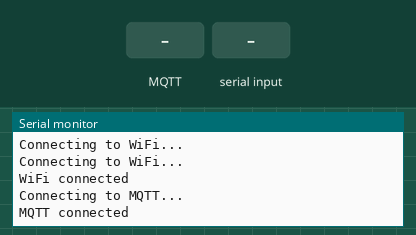
Recording of a sketch running on a simulated ESP8266 (NodeMCU). Parts: the last lines printed to the serial monitor. Inputs (shaded band) come from the test bench. WiFi joins after 1.5 s; servers stay silent unless stated; no MQTT or app messages arrive unless stated.

Above: at 7.7 s.
7.8 s: MQTT message "publish:" arrives on the first subscribed topic
At 9.0 s:
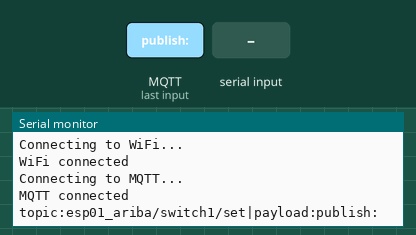
9.3 s: "subscribe:\n" received over Serial
At 10.2 s:
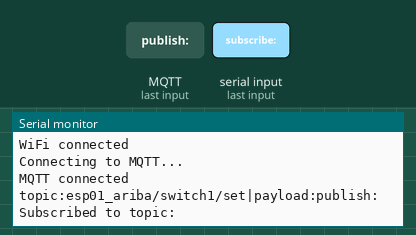
10.8 s: MQTT message "subscribe:" arrives on the first subscribed topic
At 11.3 s:
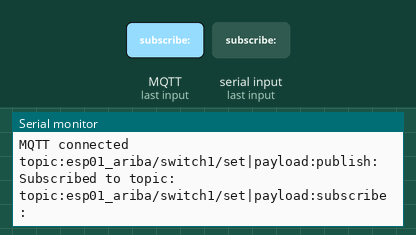
12.3 s: "unsubscribe:\n" received over Serial
At 13.5 s:
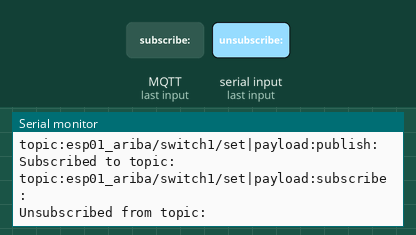
13.8 s: MQTT message "unsubscribe:" arrives on the first subscribed topic
At 14.8 s:
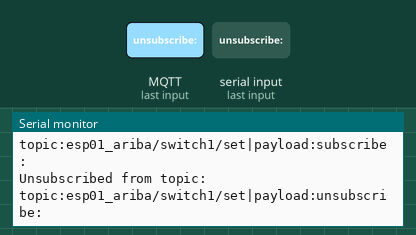
15.3 s: MQTT message "1" arrives on the first subscribed topic
At 16.0 s:
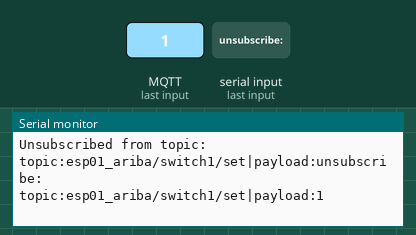

Measured:
- after the input at 7.8 s, the serial monitor: prints a new line at once (image 1)
- after the input at 9.3 s, the serial monitor: prints a new line at once (image 2)
- after the input at 10.8 s, the serial monitor: prints a new line at once (image 3)
- after the input at 12.3 s, the serial monitor: prints a new line at once (image 4)
- after the input at 13.8 s, the serial monitor: prints a new line at once (image 5)
- after the input at 15.3 s, the serial monitor: prints a new line at once (image 6)

The sketch:

esp01-ariba.ino
```cpp
#include <ArduinoJson.h>
#include <ESP8266WiFi.h>
#include <PubSubClient.h>
#include <WiFiClientSecure.h>

#define readyPin 2
// #define WDT_TIMEOUT 20000

// WiFi credentials
const char *ssid = "";    // !! Enter WiFi name here !!
const char *password = ""; // !! Enter WiFi password here !!

// MQTT Broker settings
const char *mqtt_server = "emqx.home.mwaleedh.com.pk";
const int mqtt_port = 8883;
const char *mqtt_user = ""; // !! Provided server username here !!
const char *mqtt_password = ""; //!! Provided server password here !!
const char *mqtt_client_id = "esp01_ariba";

// function prototypes here
void deviceDiscoveryHA_LightSensor();
void deviceDiscoveryHA_Switch1();
void deviceDiscoveryHA_Switch2();
void deviceDiscoveryHA_Switch3();
void deviceDiscoveryHA_Switch4();
void deviceDiscoveryHA_Switch5();
void deviceDiscoveryHA_Switch6();
void deviceDiscoveryHA_Switch7();
void deviceDiscoveryHA_Switch8();
void deviceDiscoveryHA_Siren();

void reconnect();
void nonBlockingDelay(unsigned long interval);

// pre defined objects here

WiFiClientSecure espClient;
PubSubClient client(espClient);

void callback(char *topic, byte *payload, unsigned int length) {
  Serial.flush();
  Serial.print("topic:");
  Serial.print(topic);
  // String recv_payload = String((char *)payload);
  Serial.print("|payload:");
  char *recv_payload = (char *)malloc(length);
  for (int i = 0; i < length; i++) {
    recv_payload[i] = (char)payload[i];
    Serial.print((char)payload[i]);
  }
  Serial.print("\n");
  // strcat(recv_payload,"@");
  // Serial.print(recv_payload);
  // Serial.print("\n")
  // Serial.println(length);

  // Parse JSON payload
  // JsonDocument doc;
  // DeserializationError error = deserializeJson(doc, payload, length);
  // if (error) {
  //   String recv_payload = String((char *)payload);
  //   Serial.print("|payload:");
  //   Serial.println(recv_payload);
  // }
  // digitalWrite(LED, LOW);

  // Extract values from JSON and update variables
  // switchState = doc["switch"];
  // temperature = doc["temperature"];

  // Serial.print("Switch state: ");
  // Serial.println(switchState);
  // Serial.print("Temperature: ");
  // Serial.println(temperature);
  delay(1000);
}

unsigned long previousMillis = 0;

void setup() {
  Serial.begin(115200);
  Serial.println("Turning On...");
  delay(5000);

  WiFi.begin(ssid, password);
  Serial.println("Wifi Function called");
  while (WiFi.status() != WL_CONNECTED) {
    nonBlockingDelay(50000);
    Serial.println("Connecting to WiFi...");
    // delay(5000);
  }
  Serial.println("WiFi connected");

  // if (root_ca != NULL) {
  //   espClient.setCACert(root_ca);
  // } else {
  espClient.setInsecure();
  //}
  client.setServer(mqtt_server, mqtt_port);
  client.setCallback(callback);
  client.setBufferSize(512); // increasing buffer size

  while (!client.connected()) {
    Serial.println("Connecting to MQTT...");
    if (client.connect(mqtt_client_id, mqtt_user, mqtt_password)) {
      Serial.println("MQTT connected");
      deviceDiscoveryHA_LightSensor(); // home assistant config sent here
      deviceDiscoveryHA_Switch1();
      deviceDiscoveryHA_Switch2();
      deviceDiscoveryHA_Switch3();
      deviceDiscoveryHA_Switch4();
      deviceDiscoveryHA_Switch5();
      deviceDiscoveryHA_Switch6();
      deviceDiscoveryHA_Switch7();
      deviceDiscoveryHA_Switch8();
      deviceDiscoveryHA_Siren();

      digitalWrite(
          readyPin,
          HIGH); // GPIO2 goes high when server connection is established

    } else {
      digitalWrite(readyPin, LOW); // GPIO2 goes low when server is disconnected
      Serial.print("Failed, rc=");
      Serial.print(client.state());
      Serial.println(" Retry in 5 seconds");
      delay(5000);
    }
  }
}

void loop() {
  // ESP.wdtFeed();
  if (!client.connected()) {
    reconnect();
  }
  client.loop();

  //  Read data from serial
  if (Serial.available() > 0) {
    String input = Serial.readStringUntil('\n');
    if (input.startsWith("publish:")) {
      int separatorIndex = input.indexOf('|');
      if (separatorIndex != -1) {
        String topic = input.substring(8, separatorIndex);
        String payload = input.substring(separatorIndex + 1);
        JsonDocument doc;
        DeserializationError error = deserializeJson(doc, payload);
        if (!error) { // error checking json format
          client.publish(topic.c_str(), payload.c_str());

          // uncomment this for debugging

          // Serial.println("Published message:");
          // Serial.println(payload);
        }
      }
    } else if (input.startsWith("subscribe:")) {
      String topic = input.substring(10);
      client.subscribe(topic.c_str());
      Serial.print("Subscribed to topic: ");
      Serial.println(topic);
    } else if (input.startsWith("unsubscribe:")) {
      String topic = input.substring(12);
      client.unsubscribe(topic.c_str());
      Serial.print("Unsubscribed from topic: ");
      Serial.println(topic);
    }
  }
}

void reconnect() {
  while (!client.connected()) {
    Serial.println("Connecting to MQTT...");
    if (client.connect(mqtt_client_id, mqtt_user, mqtt_password)) {
      Serial.println("MQTT connected");
      digitalWrite(
          readyPin,
          HIGH); // GPIO2 goes high when server connection is established
    } else {
      digitalWrite(readyPin, LOW); // GPIO2 goes low when server is disconnected
      Serial.print("Failed, rc=");
      Serial.print(client.state());
      Serial.println(" Retry in 5 seconds");
      delay(5000);
    }
  }
}

void nonBlockingDelay(unsigned long interval) {
  static unsigned long previousMillis = 0;
  unsigned long currentMillis = millis();

  if (currentMillis - previousMillis >= interval) {
    previousMillis = currentMillis;
    // Perform action here...
  }
}

void deviceDiscoveryHA_LightSensor() {
  char topic[128];
  char buffer[512];
  char uid[128];
  JsonDocument doc;
  // Creating topic for light sensor
  doc.clear();
  // creating topic here
  strcpy(topic, "homeassistant/sensor/");
  strcat(topic, mqtt_client_id);
  strcat(topic, "_LS/config");

  // creating payload for Light Sensor
  strcpy(uid, mqtt_client_id);
  strcat(uid, "_LS");
  doc["name"] = "Light Sensor";
  doc["obj_id"] = "mqtt_light_sensor";
  doc["dev_cla"] = "illuminance";
  doc["uniq_id"] = uid;
  doc["stat_t"] = "esp01_ariba/sensors/lightlevel";
  doc["unit_of_meas"] = "lx";
  doc["value_template"] = "{{value_json.lux}}";
  doc["not_payload_available"] = "not_available";

  JsonObject device = doc.createNestedObject("device");
  device["ids"] = mqtt_client_id;
  device["name"] = "Control Device";
  device["mf"] = "Ariba";
  device["mdl"] = "ESP01";
  device["sw"] = "1.0";
  device["hw"] = "1.0";
  serializeJson(doc, buffer);
  // Publish discovery topic and payload (with retained flag)
  client.publish(topic, buffer, true);
}
void deviceDiscoveryHA_Switch1() {
  char topic[128];
  char buffer[512];
  char uid[128];
  String subTopic;
  JsonDocument doc;

  // SWITCH 1 HERE
  doc.clear();
  // creating topic here
  strcpy(topic, "homeassistant/switch/");
  strcat(topic, mqtt_client_id);
  strcat(topic, "_sw1/config"); // TODO: change this for further switches

  // creating payload for switch1
  strcpy(uid, mqtt_client_id);
  strcat(uid, "_SW1");          // TODO: change this for further switches
  doc["name"] = "switch1";      // TODO: change this for further switches
  doc["obj_id"] = "switch_one"; // TODO: change this for further switches
  doc["uniq_id"] = uid;
  doc["state_topic"] =
      "esp01_ariba/switch1"; // TODO: change this for further switches
  doc["command_topic"] =
      "esp01_ariba/switch1/set"; // TODO: change this for further switches
  subTopic =
      "esp01_ariba/switch1/set"; // TODO: change this for further switches

  doc["value_template"] = "{{value_json.state}}";
  doc["state_template"] = "{{value_json.state}}";
  doc["payload_on"] = "on";
  doc["payload_off"] = "off";
  doc["state_on"] = "on";
  doc["state_off"] = "off";
  doc["optimistic"] = "false";

  JsonObject device = doc.createNestedObject("device");
  device["ids"] = mqtt_client_id;
  device["name"] = "Control Device";
  serializeJson(doc, buffer);
  // Publish discovery topic and payload (with retained flag)
  client.publish(topic, buffer, true);
  client.subscribe(subTopic.c_str());
}
void deviceDiscoveryHA_Switch2() {
  char topic[128];
  char buffer[512];
  char uid[128];
  String subTopic;
  JsonDocument doc;

  // SWITCH 2 HERE
  doc.clear();
  // creating topic here
  strcpy(topic, "homeassistant/switch/");
  strcat(topic, mqtt_client_id);
  strcat(topic, "_sw2/config"); // TODO: change this for further switches

  // creating payload for switch1
  strcpy(uid, mqtt_client_id);
  strcat(uid, "_SW2");          // TODO: change this for further switches
  doc["name"] = "switch2";      // TODO: change this for further switches
  doc["obj_id"] = "switch_two"; // TODO: change this for further switches
  doc["uniq_id"] = uid;
  doc["state_topic"] =
      "esp01_ariba/switch2"; // TODO: change this for further switches
  doc["command_topic"] =
      "esp01_ariba/switch2/set"; // TODO: change this for further switches
  subTopic =
      "esp01_ariba/switch2/set"; // TODO: change this for further switches

  doc["value_template"] = "{{value_json.state}}";
  doc["state_template"] = "{{value_json.state}}";
  doc["payload_on"] = "on";
  doc["payload_off"] = "off";
  doc["state_on"] = "on";
  doc["state_off"] = "off";
  doc["optimistic"] = "false";

  JsonObject device = doc.createNestedObject("device");
  device["ids"] = mqtt_client_id;
  device["name"] = "Control Device";
  serializeJson(doc, buffer);
  // Publish discovery topic and payload (with retained flag)
  client.publish(topic, buffer, true);
  client.subscribe(subTopic.c_str());
}

void deviceDiscoveryHA_Switch3() {
  char topic[128];
  char buffer[512];
  char uid[128];
  String subTopic;
  JsonDocument doc;

  doc.clear();
  // creating topic here
  strcpy(topic, "homeassistant/switch/");
  strcat(topic, mqtt_client_id);
  strcat(topic, "_sw3/config"); // TODO: change this for further switches

  // creating payload for switch1
  strcpy(uid, mqtt_client_id);
  strcat(uid, "_SW3");            // TODO: change this for further switches
  doc["name"] = "switch3";        // TODO: change this for further switches
  doc["obj_id"] = "switch_three"; // TODO: change this for further switches
  doc["uniq_id"] = uid;
  doc["state_topic"] =
      "esp01_ariba/switch3"; // TODO: change this for further switches
  doc["command_topic"] =
      "esp01_ariba/switch3/set"; // TODO: change this for further switches
  subTopic =
      "esp01_ariba/switch3/set"; // TODO: change this for further switches

  doc["value_template"] = "{{value_json.state}}";
  doc["state_template"] = "{{value_json.state}}";
  doc["payload_on"] = "on";
  doc["payload_off"] = "off";
  doc["state_on"] = "on";
  doc["state_off"] = "off";
  doc["optimistic"] = "false";

  JsonObject device = doc.createNestedObject("device");
  device["ids"] = mqtt_client_id;
  device["name"] = "Control Device";
  serializeJson(doc, buffer);
  // Publish discovery topic and payload (with retained flag)
  client.publish(topic, buffer, true);
  client.subscribe(subTopic.c_str());
}

void deviceDiscoveryHA_Switch4() {
  char topic[128];
  char buffer[512];
  char uid[128];
  String subTopic;
  JsonDocument doc;
  doc.clear();
  // creating topic here
  strcpy(topic, "homeassistant/switch/");
  strcat(topic, mqtt_client_id);
  strcat(topic, "_sw4/config"); // TODO: change this for further switches

  // creating payload for switch1
  strcpy(uid, mqtt_client_id);
  strcat(uid, "_SW4");           // TODO: change this for further switches
  doc["name"] = "switch4";       // TODO: change this for further switches
  doc["obj_id"] = "switch_four"; // TODO: change this for further switches
  doc["uniq_id"] = uid;
  doc["state_topic"] =
      "esp01_ariba/switch4"; // TODO: change this for further switches
  doc["command_topic"] =
      "esp01_ariba/switch4/set"; // TODO: change this for further switches
  subTopic =
      "esp01_ariba/switch4/set"; // TODO: change this for further switches

  doc["value_template"] = "{{value_json.state}}";
  doc["state_template"] = "{{value_json.state}}";
  doc["payload_on"] = "on";
  doc["payload_off"] = "off";
  doc["state_on"] = "on";
  doc["state_off"] = "off";
  doc["optimistic"] = "false";

  JsonObject device = doc.createNestedObject("device");
  device["ids"] = mqtt_client_id;
  device["name"] = "Control Device";
  serializeJson(doc, buffer);
  // Publish discovery topic and payload (with retained flag)
  client.publish(topic, buffer, true);
  client.subscribe(subTopic.c_str());
}

void deviceDiscoveryHA_Switch5() {
  char topic[128];
  char buffer[512];
  char uid[128];
  String subTopic;
  JsonDocument doc;
  doc.clear();
  // creating topic here
  strcpy(topic, "homeassistant/switch/");
  strcat(topic, mqtt_client_id);
  strcat(topic, "_sw5/config"); // TODO: change this for further switches

  // creating payload for switch1
  strcpy(uid, mqtt_client_id);
  strcat(uid, "_SW5");           // TODO: change this for further switches
  doc["name"] = "switch5";       // TODO: change this for further switches
  doc["obj_id"] = "switch_five"; // TODO: change this for further switches
  doc["uniq_id"] = uid;
  doc["state_topic"] =
      "esp01_ariba/switch5"; // TODO: change this for further switches
  doc["command_topic"] =
      "esp01_ariba/switch5/set"; // TODO: change this for further switches
  subTopic =
      "esp01_ariba/switch5/set"; // TODO: change this for further switches

  doc["value_template"] = "{{value_json.state}}";
  doc["state_template"] = "{{value_json.state}}";
  doc["payload_on"] = "on";
  doc["payload_off"] = "off";
  doc["state_on"] = "on";
  doc["state_off"] = "off";
  doc["optimistic"] = "false";

  JsonObject device = doc.createNestedObject("device");
  device["ids"] = mqtt_client_id;
  device["name"] = "Control Device";
  serializeJson(doc, buffer);
  // Publish discovery topic and payload (with retained flag)
  client.publish(topic, buffer, true);
  client.subscribe(subTopic.c_str());
}

void deviceDiscoveryHA_Switch6() {
  char topic[128];
  char buffer[512];
  char uid[128];
  String subTopic;
  JsonDocument doc;

  doc.clear();
  // creating topic here
  strcpy(topic, "homeassistant/switch/");
  strcat(topic, mqtt_client_id);
  strcat(topic, "_sw6/config"); // TODO: change this for further switches

  // creating payload for switch1
  strcpy(uid, mqtt_client_id);
  strcat(uid, "_SW6");          // TODO: change this for further switches
  doc["name"] = "switch6";      // TODO: change this for further switches
  doc["obj_id"] = "switch_six"; // TODO: change this for further switches
  doc["uniq_id"] = uid;
  doc["state_topic"] =
      "esp01_ariba/switch6"; // TODO: change this for further switches
  doc["command_topic"] =
      "esp01_ariba/switch6/set"; // TODO: change this for further switches
  subTopic =
      "esp01_ariba/switch6/set"; // TODO: change this for further switches

  doc["value_template"] = "{{value_json.state}}";
  doc["state_template"] = "{{value_json.state}}";
  doc["payload_on"] = "on";
  doc["payload_off"] = "off";
  doc["state_on"] = "on";
  doc["state_off"] = "off";
  doc["optimistic"] = "false";

  JsonObject device = doc.createNestedObject("device");
  device["ids"] = mqtt_client_id;
  device["name"] = "Control Device";
  serializeJson(doc, buffer);
  // Publish discovery topic and payload (with retained flag)
  client.publish(topic, buffer, true);
  client.subscribe(subTopic.c_str());
}
void deviceDiscoveryHA_Switch7() {
  char topic[128];
  char buffer[512];
  char uid[128];
  String subTopic;
  JsonDocument doc;

  doc.clear();
  // creating topic here
  strcpy(topic, "homeassistant/switch/");
  strcat(topic, mqtt_client_id);
  strcat(topic, "_sw7/config"); // TODO: change this for further switches

  // creating payload for switch1
  strcpy(uid, mqtt_client_id);
  strcat(uid, "_SW7");            // TODO: change this for further switches
  doc["name"] = "switch7";        // TODO: change this for further switches
  doc["obj_id"] = "switch_seven"; // TODO: change this for further switches
  doc["uniq_id"] = uid;
  doc["state_topic"] =
      "esp01_ariba/switch7"; // TODO: change this for further switches
  doc["command_topic"] =
      "esp01_ariba/switch7/set"; // TODO: change this for further switches
  subTopic =
      "esp01_ariba/switch7/set"; // TODO: change this for further switches

  doc["value_template"] = "{{value_json.state}}";
  doc["state_template"] = "{{value_json.state}}";
  doc["payload_on"] = "on";
  doc["payload_off"] = "off";
  doc["state_on"] = "on";
  doc["state_off"] = "off";
  doc["optimistic"] = "false";

  JsonObject device = doc.createNestedObject("device");
  device["ids"] = mqtt_client_id;
  device["name"] = "Control Device";

  serializeJson(doc, buffer);
  // Publish discovery topic and payload (with retained flag)
  client.publish(topic, buffer, true);
  client.subscribe(subTopic.c_str());
}

void deviceDiscoveryHA_Switch8() {
  char topic[128];
  char buffer[512];
  char uid[128];
  String subTopic;
  JsonDocument doc;

  doc.clear();
  // creating topic here
  strcpy(topic, "homeassistant/switch/");
  strcat(topic, mqtt_client_id);
  strcat(topic, "_sw8/config"); // TODO: change this for further switches

  // creating payload for switch1
  strcpy(uid, mqtt_client_id);
  strcat(uid, "_SW8");            // TODO: change this for further switches
  doc["name"] = "switch8";        // TODO: change this for further switches
  doc["obj_id"] = "switch_eight"; // TODO: change this for further switches
  doc["uniq_id"] = uid;
  doc["state_topic"] =
      "esp01_ariba/switch8"; // TODO: change this for further switches
  doc["command_topic"] =
      "esp01_ariba/switch8/set"; // TODO: change this for further switches
  subTopic =
      "esp01_ariba/switch8/set"; // TODO: change this for further switches

  doc["value_template"] = "{{value_json.state}}";
  doc["state_template"] = "{{value_json.state}}";
  doc["payload_on"] = "on";
  doc["payload_off"] = "off";
  doc["state_on"] = "on";
  doc["state_off"] = "off";
  doc["optimistic"] = "false";

  JsonObject device = doc.createNestedObject("device");
  device["ids"] = mqtt_client_id;
  device["name"] = "Control Device";

  serializeJson(doc, buffer);
  // Publish discovery topic and payload (with retained flag)
  client.publish(topic, buffer, true);
  client.subscribe(subTopic.c_str());
}

void deviceDiscoveryHA_Siren() {
  char topic[128];
  char buffer[512];
  char uid[128];
  String subTopic;
  JsonDocument doc;

  doc.clear();
  // creating topic here
  strcpy(topic, "homeassistant/siren/");
  strcat(topic, mqtt_client_id);
  strcat(topic, "_sr/config");

  // creating payload for switch1
  strcpy(uid, mqtt_client_id);
  strcat(uid, "_SR");      // TODO: change this for further switches
  doc["name"] = "siren";   // TODO: change this for further switches
  doc["obj_id"] = "siren"; // TODO: change this for further switches
  doc["uniq_id"] = uid;
  doc["state_topic"] =
      "esp01_ariba/siren"; // TODO: change this for further switches
  doc["command_topic"] =
      "esp01_ariba/siren/set";        // TODO: change this for further switches
  subTopic = "esp01_ariba/siren/set"; // TODO: change this for further switches

  doc["value_template"] = "{{value_json.state}}";
  // doc["state_template"] = "{{value_json.state}}";
  // doc["command_template"] = "{{value_json.state}}";
  doc["payload_on"] = "on";
  doc["payload_off"] = "off";
  doc["state_on"] = "on";
  doc["state_off"] = "off";
  doc["optimistic"] = "false";

  JsonObject device = doc.createNestedObject("device");
  device["ids"] = mqtt_client_id;
  device["name"] = "Control Device";

  serializeJson(doc, buffer);
  // Publish discovery topic and payload (with retained flag)
  client.publish(topic, buffer, true);
  client.subscribe(subTopic.c_str());
}
```
